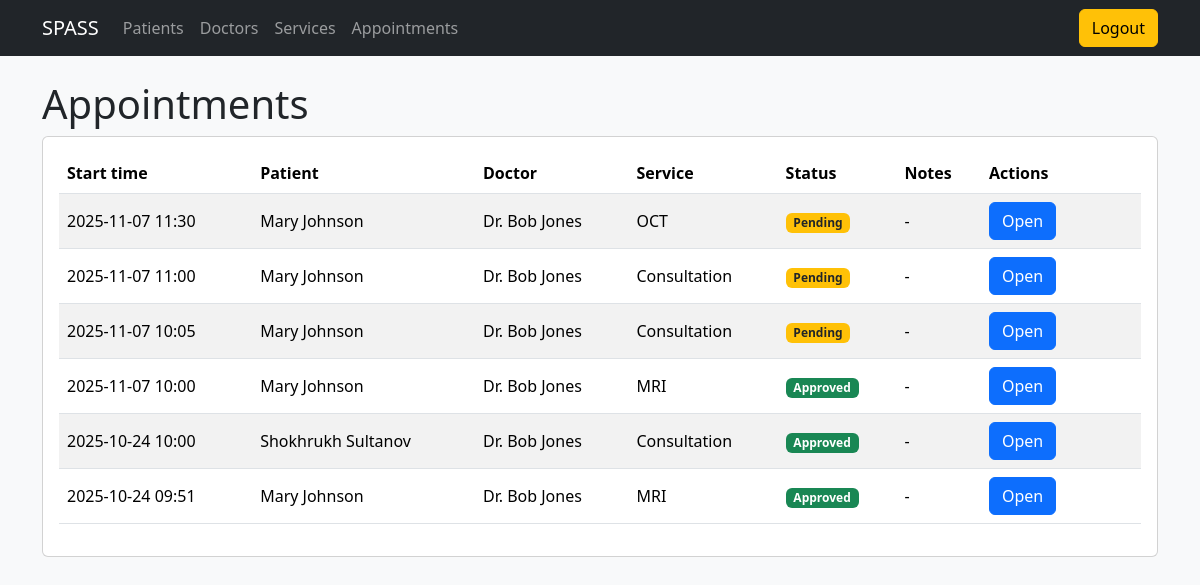
/appointments/ (signed in), run on an earlier commit of the app's database.
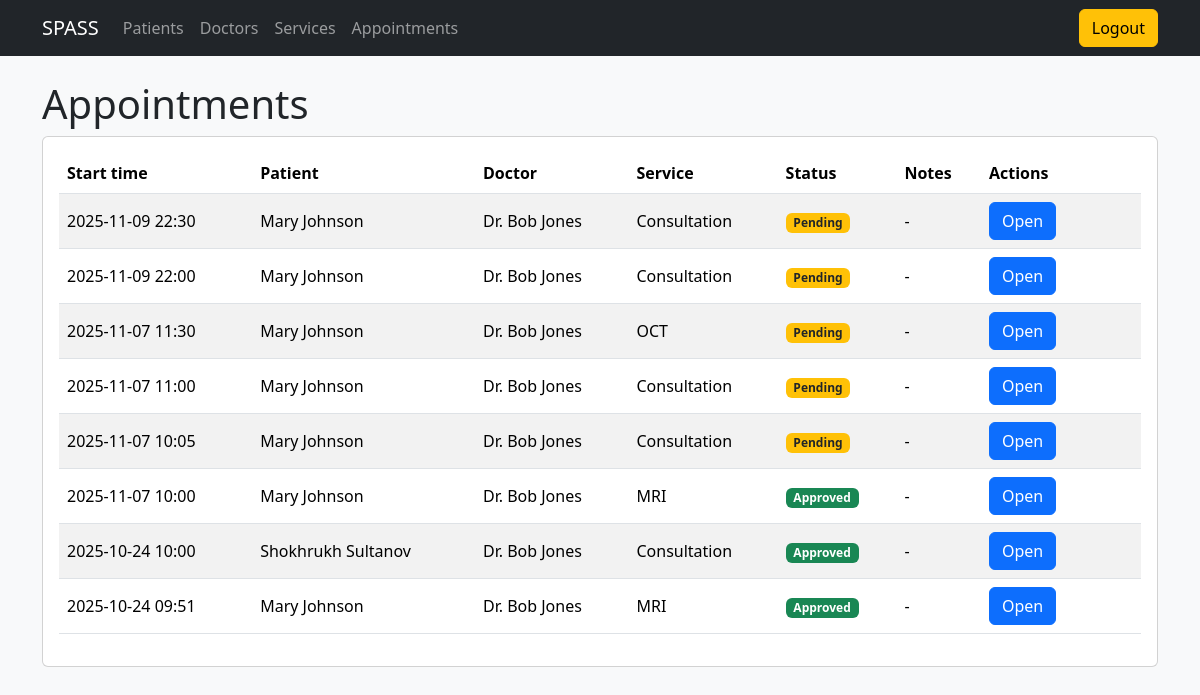
And on a later commit of the database.
### scheduling/models.py (models this page shows, shortened)
class Appointment(Model):
    class Status(TextChoices):
        PENDING = "pending", "Pending"
        APPROVED = "approved", "Approved"
        CANCELLED = "cancelled", "Cancelled"
    patient = ForeignKey('Patient', on_delete=CASCADE, related_name='appointments')
    doctor = ForeignKey('Doctor', on_delete=CASCADE, related_name='appointment')
    service = ForeignKey('Service', on_delete=CASCADE, related_name='appointments')
    start_time = DateTimeField()
    status = CharField(max_length=20, choices=Status.choices, default=Status.PENDING)
    notes = TextField(blank=True)
    class Meta:
        ordering = ['start_time']

class Patient(Model):
    name = CharField(max_length=100)
    email = EmailField(unique=True)
    dob = DateField()
    phone_number = CharField(max_length=15)

class Doctor(Model):
    name = CharField(max_length=100)
    email = EmailField(unique=True)
    specialization = CharField(max_length=100)
    phone_number = CharField(max_length=15)
    user = OneToOneField(User, on_delete=CASCADE, null=True, blank=True, related_name='doctor_profile')

class Service(Model):
    name = CharField(max_length=100)
    description = TextField(blank=True)

### scheduling/views.py (the view)
# urls.py: path('appointments/', views.appointments_list, name='appointments'),
@permission_required('scheduling.view_appointment', raise_exception=True)
def appointments_list(request):
    user = request.user
    if user.groups.filter(name__iexact='Doctor').exists():
        doctor_profile = getattr(user, 'doctor_profile', None)
        if doctor_profile:
            appointments = Appointment.objects.filter(doctor=doctor_profile, status__in=['pending', 'approved'], ).select_related('patient', 'service').order_by('-start_time')
        else:
            appointments = Appointment.objects.none()
    else:
        appointments = Appointment.objects.select_related('doctor', 'patient', 'service').all().order_by('-start_time')
    return render(request, 'appointments/appointments.html', {'appointments': appointments})

### scheduling/templates/appointments/appointments.html (shortened to what this page needs)
{% extends "base.html" %}
{% block content %}
  <div class="d-flex justify-content-between align-items-center">
      <h1>Appointments</h1>
  </div>
    <div class='card'>
        <div class="card-body">
            <div class="table-responsive">
                <table class="table table-striped align-middle">
                    <thead>
                        <tr>
                            <th>Start time</th>
                            <th>Patient</th>
                            <th>Doctor</th>
                            <th>Service</th>
                            <th>Status</th>
                            <th>Notes</th>
                            <th style="width:160px;">Actions</th>
                        </tr>
                    </thead>
                    <tbody>
                        {% for appointment in appointments %}
                        <tr>
                            <td>{{ appointment.start_time|date:"Y-m-d H:i" }}</td>
                            <td>{{ appointment.patient.name }}</td>
                            <td>{{ appointment.doctor.name }}</td>
                            <td>{{ appointment.service.name }}</td>
                            <td>
                                {%if appointment.status == 'pending' %}
                                    <span class='badge bg-warning text-dark'>{{appointment.get_status_display}}</span>
                                {%elif appointment.status == 'approved' %}
                                    <span class='badge bg-success'>{{appointment.get_status_display}}</span>
                                {%elif appointment.status == 'rejected' %}
                                    <span class='badge bg-danger'>{{appointment.get_status_display}}</span>
                                {% else %}
                                    <span class='badge bg-secondary'>{{appointment.get_status_display}}</span>
                                {% endif %}
                            </td>
                            <td class='text-truncate' style="max-width: 200px">{{appointment.notes|default:"-"}}</td>
                            <td>
                            <a class="btn btn-primary" href="{% url 'appointment_detail' appointment.pk %}" >Open</a>
                            </td>
                        </tr>
                        {% empty %}
                        <td colspan="7" class="text-center text-muted">No appointments found!</td>
                        {% endfor %}
                    </tbody>
                </table>
            </div>
        </div>
    </div>
{% endblock %}

### templates/base.html (shortened to what this page needs)
<!DOCTYPE html>
<html lang="en">
<head>
    {% load static %}
    <link rel="stylesheet" href="https://cdn.jsdelivr.net/npm/bootstrap@5.3.2/dist/css/bootstrap.min.css">
</head>
<body class="bg-light">
    {% if user.is_authenticated %}
    {% include 'partials/_navbar.html' %}
    {% endif %}
    <main class="container py-4">
        {% block content %} {% endblock %}
    </main>
</body>
</html>

### templates/partials/_navbar.html (shortened to what this page needs)
<nav class="navbar navbar-dark navbar-expand-lg bg-dark">
    <div class="container">
        <a class="navbar-brand" href="{% url 'home' %}">SPASS</a>
            <ul class="navbar-nav me-auto">
                <li class="nav-item"><a class="nav-link" href="{% url 'patients' %}">Patients</a></li>
                <li class="nav-item"><a class="nav-link" href="{% url 'doctors' %}">Doctors</a></li>
                <li class="nav-item"><a class="nav-link" href="{% url 'services' %}">Services</a></li>
                <li class="nav-item"><a class="nav-link" href="{% url 'appointments' %}">Appointments</a></li>
            </ul>
            {% if user.is_authenticated %}
                <a class='btn btn-warning' href='{% url "logout" %}'>Logout</a>
            {% endif %}
        </div>
</nav>

What changed in the data, as far as the page shows it:
added Appointment: start_time "2025-11-09 22:30", patient.name "Mary Johnson", doctor.name "Dr. Bob Jones", service.name "Consultation", status "Pending", notes "-"
added Appointment: start_time "2025-11-09 22:00", patient.name "Mary Johnson", doctor.name "Dr. Bob Jones", service.name "Consultation", status "Pending", notes "-"
